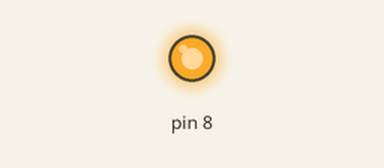
Recording of a sketch running on a simulated Arduino Uno, built with avr-gcc and run on an emulated ATmega328P. Shown: output pins drawn as LEDs (lit = HIGH).

Above: at 0.9 s.
At 4.6 s:
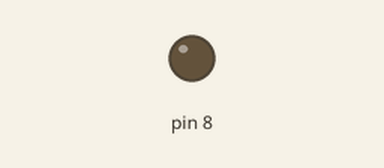
Timing chart, 0 to 7.9 s (numbered marks = the images above):
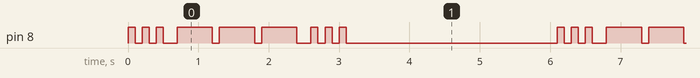

The sketch:

MorseCodeExercise.ino
```cpp
const int letterDelay = 100;

void setup() {
  pinMode(8, OUTPUT);
}

void loop() {
  morseDot();
  delay(letterDelay);
  morseDot();
  delay(letterDelay);
  morseDot();
  delay(200);
  morseLine();
  delay(letterDelay);
  morseLine();
  delay(letterDelay);
  morseLine();
  delay(200);
  morseDot();
  delay(letterDelay);
  morseDot();
  delay(letterDelay);
  morseDot();
  delay(3000);
}

void morseDot(){
  digitalWrite(8, HIGH);
  delay(100);
  digitalWrite(8, LOW);
}

void morseLine(){
  digitalWrite(8, HIGH);
  delay(500);
  digitalWrite(8, LOW);
}
```

Measured:
- by itself, pin 8: repeats every 6.1 s: 2 × (LOW 0.10 s, HIGH 0.10 s), LOW 0.20 s, 2 × (HIGH 0.50 s, LOW 0.10 s), HIGH 0.50 s, LOW 0.20 s, 2 × (HIGH 0.10 s, LOW 0.10 s), HIGH 0.10 s, LOW 3.0 s, HIGH 0.10 s
- by itself, everything shown: repeats every 6.1 s, in 18 steps
